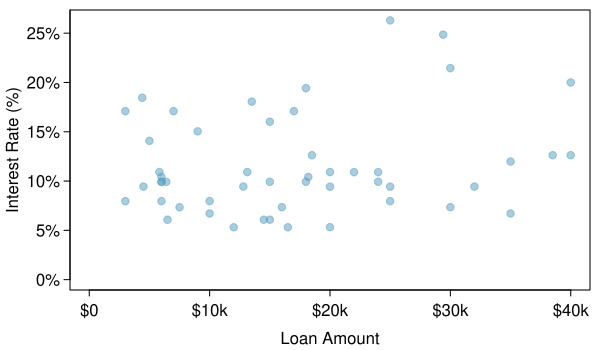

The script that drew this image:
library(openintro)
data(loan50)
data(COL)

myPDF("interest_rate_vs_loan_amount.pdf", 6, 3.5,
      mar = c(3, 3.5, 0.5, 0.5),
      mgp = c(2.4, 0.5, 0))
x <- loan50$loan_amount
y <- loan50$interest_rate
plot(x, y, 
     pch = 20,
     cex = 1.5,
     col = COL[1, 3],
     xlim = c(0, max(x)),
     ylim = c(0, max(y)),
     xlab = "",
     ylab = "Interest Rate (%)",
     axes = FALSE)
AxisInDollars(1, pretty(c(0, x)))
AxisInPercent(2, pretty(c(0, y)))
box()
# points(x, y, pch = ".")
mtext("Loan Amount", 1, 1.9)
t1 <- x[35]
t2 <- y[35]
# lines(c(t1, t1), c(-1e4, t2), lty = 2, col = COL[4])
# lines(c(-1e4, t1), c(t2, t2), lty = 2, col = COL[4])
# points(t1, t2, col = COL[4])
dev.off()

loan50[35, ]
